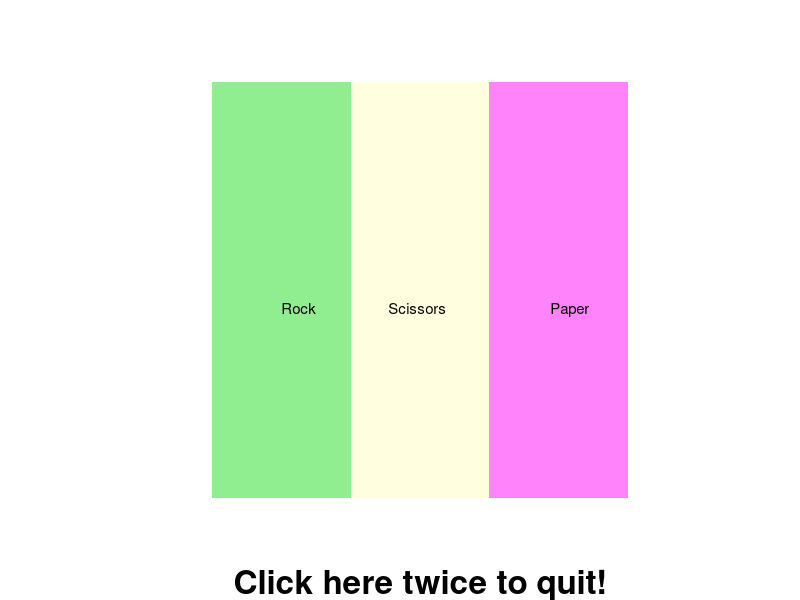

This figure's R source: (Note: this script raises an error after producing the figure.)
##########################################
# 
# Play Rock-Paper-Scissors with R
# Series:
# Little Useless-useful R functions #8
# Created: November 11, 2020
# Author: Tomaz Kastrun
# Blog: tomaztsql.wordpress.com
# V.1.0

# Changelog: 
#        - adding x11()
###########################################


#################################### 
##### Input bet as a function  #####
####################################


play_RPS <- function(bet) {
  bets <- c("R","P", "S") 
  if(bet %in% bets){
    
    solution_df <- data.frame(combo=c("RP", "PR", "PS", "SP", "RS", "SR", "PP", "RR", "SS"), win = c("01","10", "01","10", "10", "01", "00","00","00") )
    REngine <- sample(bets,1)  
    combo <- paste0(REngine,bet, collapse="")
    res <-solution_df[ which(solution_df$combo==combo),2]
    if (res=="10"){
      res_print <<- print(paste0("You lost. Your bet: ",bet ,". Computer draw: ", REngine), collapse="")
    } else if(res=="00"){
      res_print <<-print(paste0("It's a tie! Your bet: ",bet ,". Computer draw: ", REngine), collapse="")
    }else {
      res_print <<- print(paste0("You win! Your bet: ",bet ,". Computer draw: ", REngine), collapse="")
    }
  }
  else {
    print("Please input valid bet!")
  }
}


# Run test
play_RPS("R")


##############################
##### Using x11  ############
##############################


### Navigating through x11 with play_RPS function
## Concept/part of code of using x11() function by Darren Tsai
click <- function(rock.paper.scissors=defaultRPS){
  
  while(length(place.na)==9){
    mouse.at <- locator(n = 1, type = "o") 
    x.at <- round(mouse.at$x)
    y.at <- round(mouse.at$y)
    if(all(is.na(place.na))){
      defaultRPS <<- rock.paper.scissors()
    }else if(x.at > 3.5 | x.at < 0.5 | y.at > 3.5 | y.at < 0.5){
      r <<- r + 1
      #title(sub=list("Click outside:Quit/inside:Restart", col="black", font=2, cex=2), line=2)
      if(r==2){
        dev.off()
        break
      }
    }else{
      if(r==1){
        defaultRPS <<- rock.paper.scissors()
      }else{
        if(x.at==1){ res_print <<- play_RPS("R") 
          title(sub=list(res_print, col="black", font=0.4, cex=2.0), line=2)}
        if(x.at==2){ play_RPS("S") 
          title(sub=list(res_print, col="black", font=0.4, cex=2.0), line=2)}
        if(x.at==3){ play_RPS("P") 
          title(sub=list(res_print, col="black", font=0.4, cex=2.0), line=2)}
      }
    }
  }
}


#### Board 
rock.paper.scissors <- function(){
  place.na <<- matrix(1:9, 3, 3)
  value <<- matrix(-3, 3, 3)
  k <<- 1 ; r <<- 0
  image(1:3, 1:3, matrix(1:9, 3, 3), asp=c(1, 1), xaxt="n", yaxt="n", xlab="", ylab="", frame=FALSE, col=c("lightgreen", "lightYellow", "orchid1","lightgreen", "lightYellow", "orchid1","lightgreen", "lightYellow", "orchid1"))
  mtext(side=1, line=-10, at=1.0, adj=0, cex=0.9, 'Rock                  Scissors                          Paper') #change
  title(sub=list("Click here twice to quit!", col="black", font=2, cex=2), line=4)
  }

### Start with x11 
start_game <- function(){
  x11()
  defaultRPS <<- rock.paper.scissors() 
  click()
}

########################
#### Start the game ####
########################

start_game()

 
